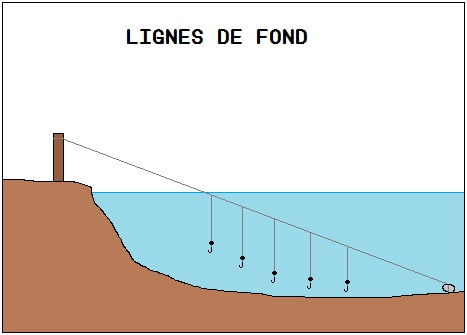
//> input picture OpencvTutorials/Lignes.jpg, 467 x 335 px
$ ./Detect_LIne_In_Image   (built with g++ and OpenCV 4)
//> lines starting //> are read from the running program, lines starting //| are printed output that depends on the picture
#include <opencv2/highgui.hpp>
#include <opencv2/imgproc.hpp>

#include <iostream>

using namespace cv;
using namespace std;

void help()
{
	cout << "\nThis program demonstrates line finding with the Hough transform.\n"
		"Usage:\n"
		"./houghlines <image_name>, Default is pic1.jpg\n" << endl;
}

int main(int argc, char** argv)
{
	const char* filename = "Lignes.jpg";

	Mat src = imread(filename, 0);
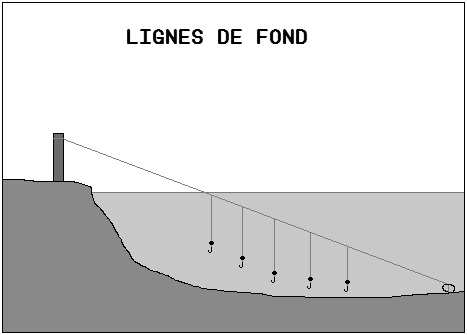
//> src: 335 rows x 467 cols, CV_8UC1; min 0, max 255, mean 213.1
	if (src.empty())
	{
		help();
		cout << "can not open " << filename << endl;
		return -1;
	}

	Mat dst, cdst;
	Canny(src, dst, 50, 200, 3);
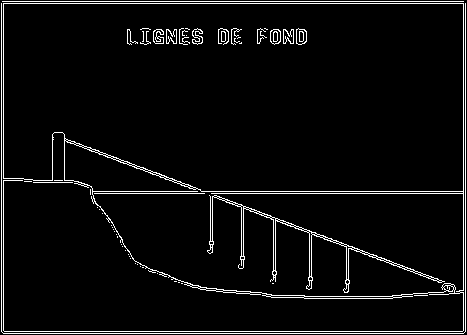
//> dst: 335 rows x 467 cols, CV_8UC1; 4.6% white in thin lines or dots
	cvtColor(dst, cdst, COLOR_GRAY2BGR);
//> cdst: 335 rows x 467 cols, CV_8UC3; 4.6% white in thin lines or dots

#if 0
	vector<Vec2f> lines;
	HoughLines(dst, lines, 1, CV_PI / 180, 100, 0, 0);

	for (size_t i = 0; i < lines.size(); i++)
	{
		float rho = lines[i][0], theta = lines[i][1];
		Point pt1, pt2;
		double a = cos(theta), b = sin(theta);
		double x0 = a*rho, y0 = b*rho;
		pt1.x = cvRound(x0 + 1000 * (-b));
		pt1.y = cvRound(y0 + 1000 * (a));
		pt2.x = cvRound(x0 - 1000 * (-b));
		pt2.y = cvRound(y0 - 1000 * (a));
		line(cdst, pt1, pt2, Scalar(0, 0, 255), 3, LINE_AA);
	}
#else
	vector<Vec4i> lines;
	HoughLinesP(dst, lines, 1, CV_PI / 180, 50, 50, 10);
//> lines = 30 lines (x1, y1, x2, y2), first 8: [2, 1, 463, 1], [1, 331, 465, 331], [1, 3, 465, 3], [3, 333, 463, 333], [90, 193, 465, 193], [1, 330, 1, 4], [463, 330, 463, 4], [3, 330, 3, 4]
	for (size_t i = 0; i < lines.size(); i++)
	{
		Vec4i l = lines[i];
		line(cdst, Point(l[0], l[1]), Point(l[2], l[3]), Scalar(0, 0, 255), 3, 0);
	}
//> this loop made 30 passes
//> l on passes 1 to 12: [2, 1, 463, 1], [1, 331, 465, 331], [1, 3, 465, 3], [3, 333, 463, 333], [90, 193, 465, 193], [1, 330, 1, 4], [463, 330, 463, 4], [3, 330, 3, 4], [216, 197, 465, 292], [465, 330, 465, 4], [90, 191, 462, 191], [227, 199, 454, 286]
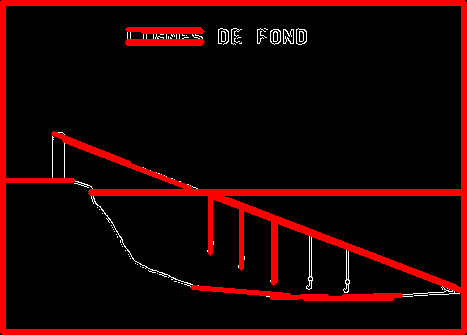
//> cdst: 335 rows x 467 cols, CV_8UC3; mean B, G, R 2, 2, 32.3
#endif
	imshow("source", src);
	imshow("detected lines", cdst);

	waitKey();

	return 0;
}
